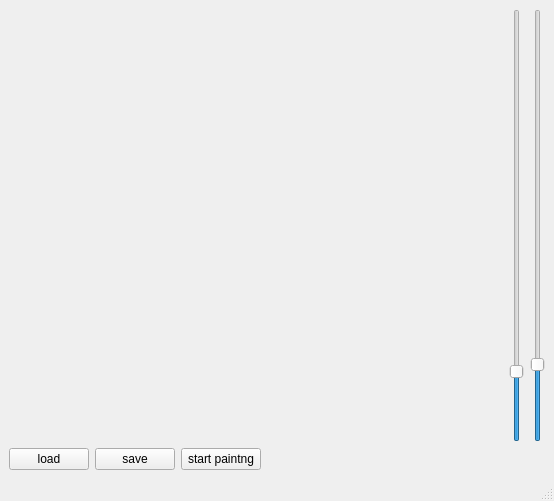
<?xml version="1.0" encoding="UTF-8"?>
<ui version="4.0">
 <class>MainWindow</class>
 <widget class="QMainWindow" name="MainWindow">
  <property name="geometry">
   <rect>
    <x>0</x>
    <y>0</y>
    <width>554</width>
    <height>501</height>
   </rect>
  </property>
  <property name="windowTitle">
   <string>MainWindow</string>
  </property>
  <widget class="QWidget" name="centralwidget">
   <layout class="QGridLayout" name="gridLayout">
    <item row="0" column="0">
     <layout class="QHBoxLayout" name="horizontalLayout_2">
      <item>
       <widget class="QLabel" name="label">
        <property name="text">
         <string/>
        </property>
        <property name="pixmap">
         <pixmap>../aplikasi musik/utils/bg_image/download (1).jpg</pixmap>
        </property>
       </widget>
      </item>
      <item>
       <widget class="QSlider" name="slider1">
        <property name="maximum">
         <number>200</number>
        </property>
        <property name="singleStep">
         <number>10</number>
        </property>
        <property name="value">
         <number>30</number>
        </property>
        <property name="orientation">
         <enum>Qt::Vertical</enum>
        </property>
       </widget>
      </item>
      <item>
       <widget class="QSlider" name="slider2">
        <property name="maximum">
         <number>300</number>
        </property>
        <property name="singleStep">
         <number>10</number>
        </property>
        <property name="value">
         <number>50</number>
        </property>
        <property name="orientation">
         <enum>Qt::Vertical</enum>
        </property>
       </widget>
      </item>
     </layout>
    </item>
    <item row="1" column="0">
     <layout class="QHBoxLayout" name="horizontalLayout">
      <item>
       <widget class="QPushButton" name="loadButton">
        <property name="text">
         <string>load</string>
        </property>
       </widget>
      </item>
      <item>
       <widget class="QPushButton" name="mulaiButton">
        <property name="text">
         <string>save</string>
        </property>
       </widget>
      </item>
      <item>
       <widget class="QPushButton" name="pushButton_3">
        <property name="text">
         <string>start paintng</string>
        </property>
       </widget>
      </item>
      <item>
       <spacer name="horizontalSpacer">
        <property name="orientation">
         <enum>Qt::Horizontal</enum>
        </property>
        <property name="sizeHint" stdset="0">
         <size>
          <width>40</width>
          <height>20</height>
         </size>
        </property>
       </spacer>
      </item>
     </layout>
    </item>
   </layout>
  </widget>
  <widget class="QMenuBar" name="menubar">
   <property name="geometry">
    <rect>
     <x>0</x>
     <y>0</y>
     <width>554</width>
     <height>22</height>
    </rect>
   </property>
  </widget>
  <widget class="QStatusBar" name="statusbar"/>
 </widget>
 <resources/>
 <connections/>
</ui>
